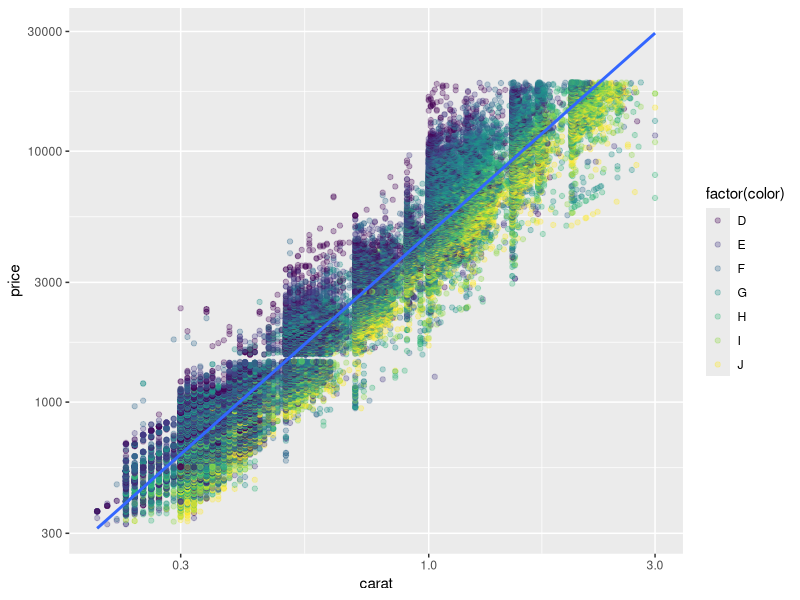
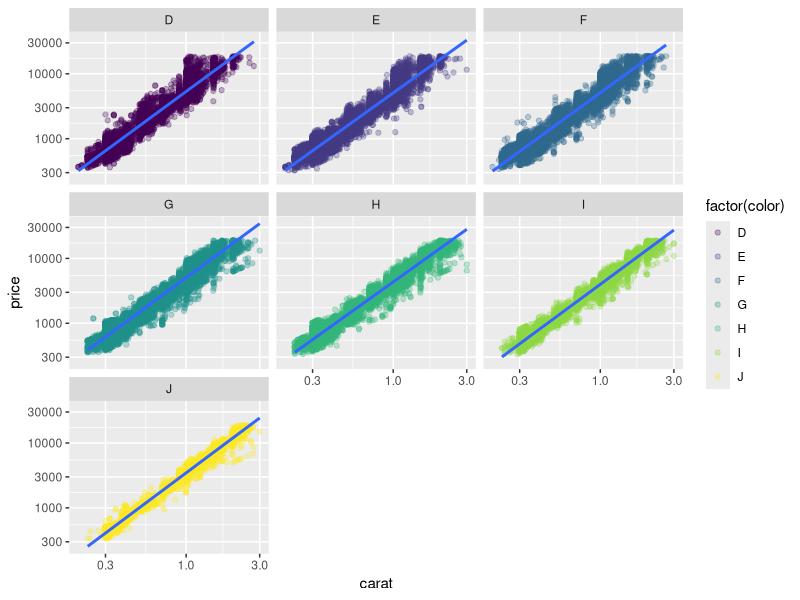
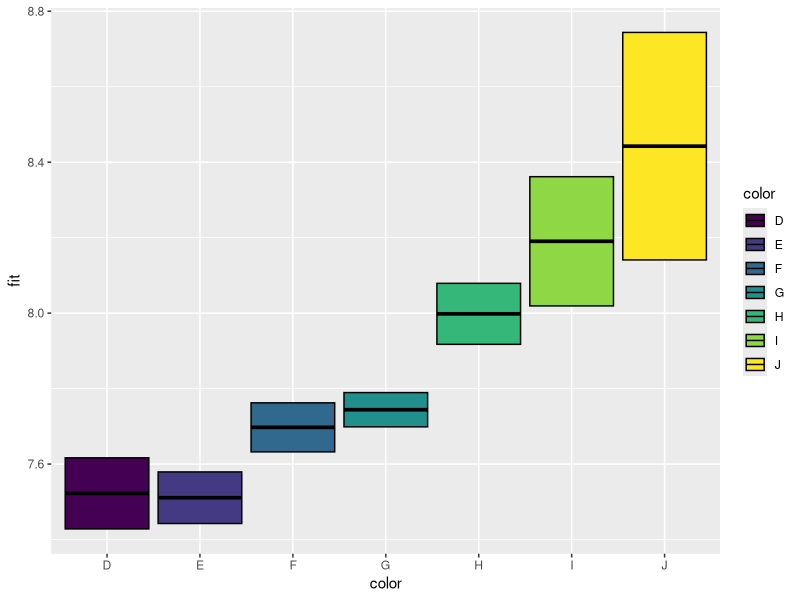
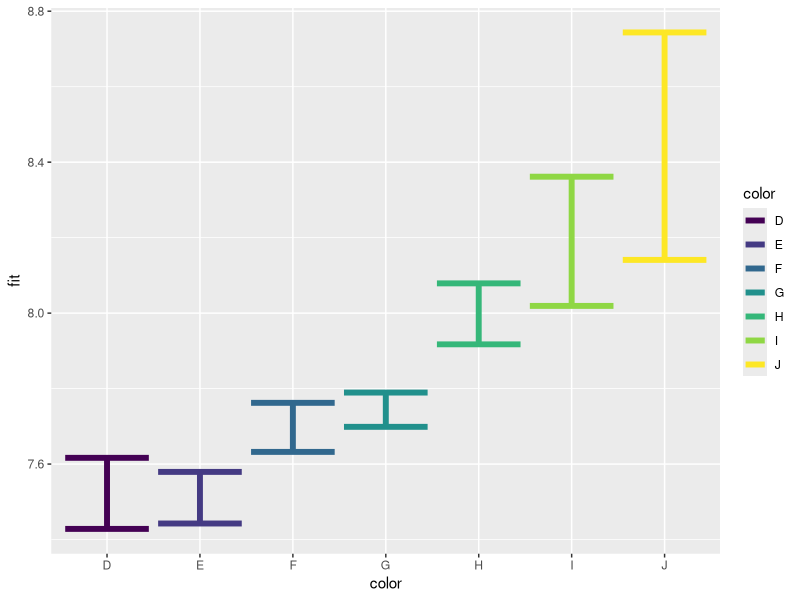
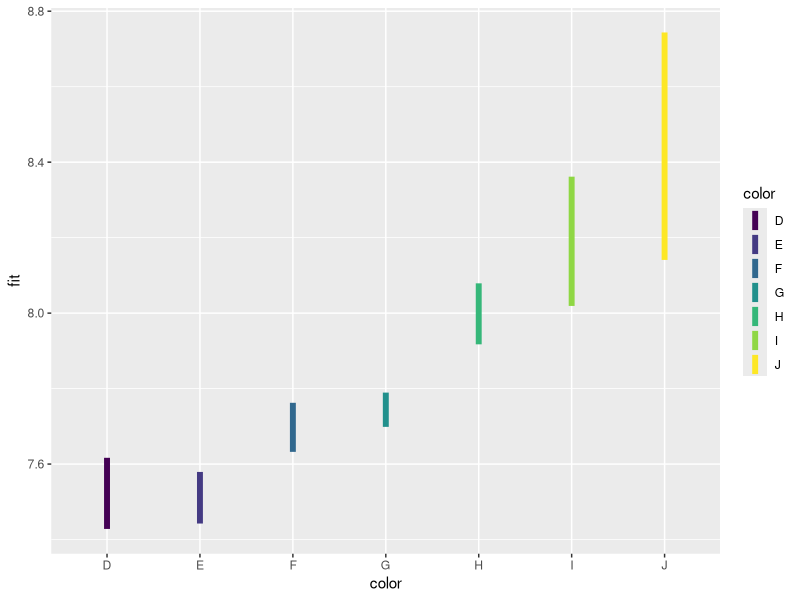
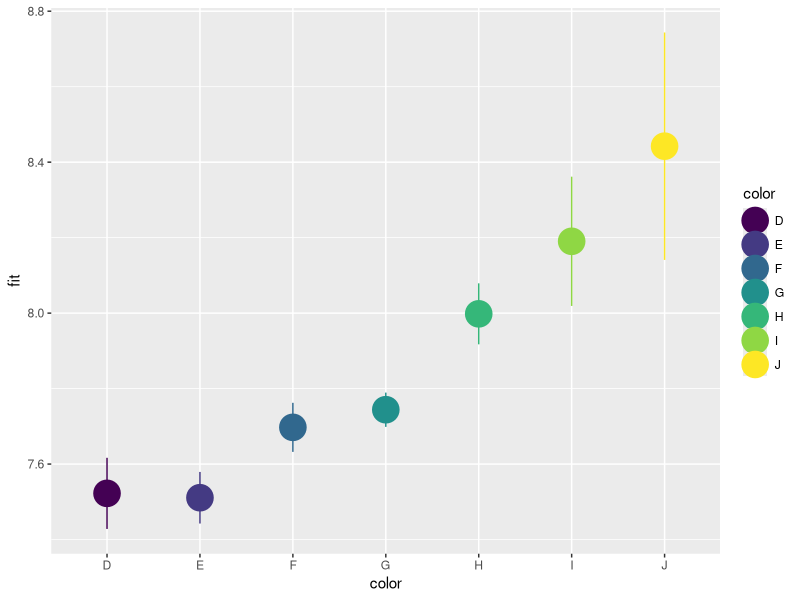

Source code (R) for these figures, in order:
library(data.table)
library(ggplot2)
library(magrittr)
diamonds <- as.data.table(diamonds)
diamonds_filtered <- diamonds[carat<=3]

ggplot(diamonds_filtered,aes(carat,price)) + 
  geom_point(alpha=0.3,aes(color=factor(color)))+
  geom_smooth(method = 'lm')+
  scale_x_log10() + scale_y_log10()

ggplot(diamonds_filtered,aes(carat,price)) + 
  geom_point(alpha=0.3,aes(color=factor(color)))+
  geom_smooth(method = 'lm')+
  scale_x_log10() + scale_y_log10()+
  facet_wrap(~color)

# LET’S MAKE A LINEAR MODEL AND EVALUATE HOW IT WORKS PER COLOR
diamonds_filtered %>% lm(formula = log(price)~log(carat))->linear_model
diamonds_filtered[,c('fit','resid'):=list(linear_model$fitted.values,
                                          linear_model$residuals)]
summary_model_color <- diamonds_filtered[,.(fit=mean(fit),sd=mean(resid)),by=color]
summary_model_color

# CROSSBAR
ggplot(summary_model_color,aes(color,fit,ymin=fit-sd,ymax=fit+sd))+
  geom_crossbar(aes(fill=color))

ggplot(summary_model_color,aes(color,fit,ymin=fit-sd,ymax=fit+sd))+
  geom_errorbar(aes(color=color),size = 2)

ggplot(summary_model_color,aes(color,fit,ymin=fit-sd,ymax=fit+sd))+
  geom_linerange(aes(color=color),size = 2)

ggplot(summary_model_color,aes(color,fit,ymin=fit-sd,ymax=fit+sd))+
  geom_pointrange(aes(color=color),size = 2)
